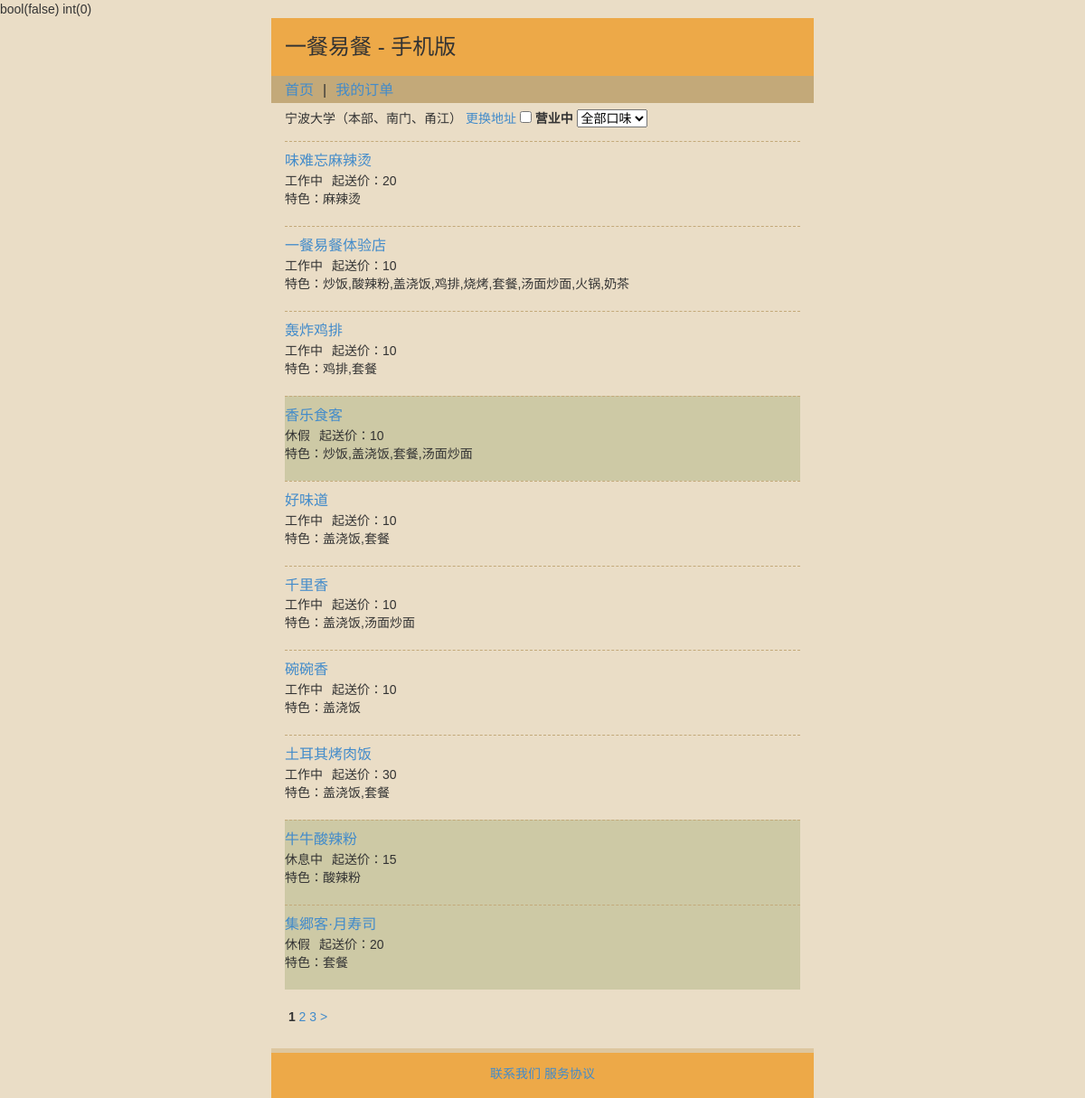
Page /restaurant/ndbny on the committed database.
### tables this page shows
CREATE TABLE `storeIntro` (
  `storeId` int(11) NOT NULL AUTO_INCREMENT,
  `delivery_order` char(1) NOT NULL DEFAULT '0',
  `max_order` int(11) NOT NULL DEFAULT '50',
  `storeName` varchar(50) NOT NULL,
  `location` varchar(100) NOT NULL,
  `imgLoc` varchar(30) DEFAULT NULL,
  `user_in_charge_time` datetime DEFAULT NULL,
  `state` char(1) NOT NULL DEFAULT '1',
  `loginId` varchar(50) NOT NULL,
  `loginPasswd` char(41) NOT NULL,
  `email` varchar(50) DEFAULT NULL,
  `telephone` varchar(15) NOT NULL,
  `telephone_1` varchar(15) DEFAULT NULL,
  `telephone_2` varchar(15) DEFAULT NULL,
  `openTime_1` time NOT NULL,
  `closeTime_1` time NOT NULL,
  `openTime_2` time NOT NULL,
  `closeTime_2` time NOT NULL,
  `briefIntroduction` varchar(500) DEFAULT NULL,
  `qisongjia` varchar(100) DEFAULT NULL,
  `yinyeshijian` varchar(100) DEFAULT NULL,
  `gonggao` varchar(500) DEFAULT NULL,
  `contact_phone` varchar(100) DEFAULT NULL,
  `createTime` date NOT NULL,
  `total_buyer_month` int(11) DEFAULT '0',
  `total_score_month` int(11) DEFAULT '0',
  `total_score_num_month` int(11) DEFAULT '0',
  PRIMARY KEY (`storeId`)
);

### application/controllers/restaurant.php (called while the page is built, shortened)
<?php
class Restaurant extends CI_Controller{
	public function __construct() {
		$this->load->helper('url');
		$this->load->model('store_info');
		$this->load->library('get_db_info');
		$this->load->library('pagination');
	}
	public function index($shortName){
		$opening=$this->input->get("opening");
		$taste=$this->input->get("taste");
		if(!$taste)
			$taste=0;
		$data['taste']=$taste;
		$data['opening'] =$opening;
		var_dump($opening);
		var_dump($taste);
		$university_id = $this->get_db_info->get_university_id_with_short_name($shortName);
		$data['store_type'] = $this->store_info->get_store_type();
		$data['college'] = $this->get_db_info->get_univeristy_full_with_short_name($shortName);
		$data['pageName'] = $shortName;
		$data['university_id'] = $university_id;
		$config['base_url']=constant("mycycbase")."/restaurant/".$shortName;
		$config['total_rows']=$this->store_info->count_store_num($university_id, $opening, $taste);
		$config['per_page']=10;
		$config['uri_segment']=3;
		if($opening)
			$config['suffix']="?opening=on&taste=$taste";
		else
			$config['suffix']="?taste=$taste";
		$config['first_url']=$config['base_url']."/".$config['suffix'];
		$this->pagination->initialize($config);
		$page=($this->uri->segment(3))?$this->uri->segment(3):0;
		$data['store_info']=$this->store_info->get_store_info_limit($university_id, $opening, $taste, $config['per_page'], $page);
		$data['links']=$this->pagination->create_links();
		$this->load->view('templates/header', $data);
		$this->load->view('restaurant/list', $data);
		$this->load->view('templates/footer', $data);
	}
}
?>

### index.php (called while the page is built, shortened)
<?php
require_once BASEPATH.'core/CodeIgniter.php';

### application/libraries/get_db_info.php (called while the page is built, shortened)
<?php
	class Get_db_info {
		function __construct() {
			$this->CI = & get_instance();
		}
		function db_one( $select_column,
							  $where_column,
							  $where_value,
							  $table_name) {
			$q = $this->CI->db->select($select_column)
						  ->where($where_column, $where_value)
						  ->get($table_name);
			if ($q->num_rows() > 0)
				return $q->row_array()[$select_column];
			return false;
		}
		function get_university_id_with_short_name($short_name) {
			return $this->db_one('schoolId', 'schoolShortName', $short_name,
								 'schoolInfo');
		}
	}

### application/models/store_info.php (called while the page is built, shortened)
<?php
	class Store_info extends CI_Model {
		private function query_store_info($univ_id, &$row){
				$store_id = $row['storeId'];
				$query_2 = $this->db->query("SELECT storeTypeName
								  FROM storeType
								  JOIN eachStoreType
								  ON storeType.storeTypeId=eachStoreType.storeTypeId
								  WHERE eachStoreType.storeId=$store_id");
				$count = 0;
				$each_store_type = "";
				foreach ($query_2->result() as $row_2) {
					if ($count++)
						$each_store_type .= ',' . $row_2->storeTypeName;
					else
						$each_store_type = $row_2->storeTypeName;
				}
				$row['each_store_type'] = $each_store_type;
				$row['state_choise'] = 'closed';
				if ($this->state_name->is_work_state($row['state']))
					$row['state_choise'] = 'open';
				$row['state'] = $this->state_name->get_state_name($row['state']);
				$q_3 = $this->db->select('delivery_cost')
								->where('storeId', $store_id)
								->where('belongTo', $univ_id)
								->get('storeLoc');
				$row['delivery_cost'] = $q_3->row_array()['delivery_cost'];
		}
		function get_store_info_limit($university_id, $opening, $taste, $limit, $start){
			$query=$this->db->select("storeintro.storeId, storeName, state, total_buyer_month")
							->from("storeintro")
							->join("storeloc", "storeintro.storeID = storeloc.storeId")
							->where("storeloc.belongto", $university_id)
							->where("storeintro.state !=", '5')
							->where("storeintro.delivery_order", '0');
			$query=$query->order_by("total_buyer_month", "desc")
						 ->limit($limit, $start)
						 ->get();
			foreach ($query->result_array() as $row) {
				$this->query_store_info($university_id, $row);
				$store_info[] = $row;
			}
			return $store_info;
		}
		function get_store_type() {
			$this->db->select('storeTypeName');
			$query = $this->db->get('storeType');
			foreach ($query->result_array() as $row)
				$store_type[] = $row;
			return $store_type;
		}
	}

### application/libraries/state_name.php (called while the page is built, shortened)
<?php
	class State_name {
		var $state = array('工作中','休息中','已打烊',
						   '太忙了暂不接受新订单','休假','退出一餐易餐');
		public function get_state_name($state_id) {
			return $this->state[$state_id];
		}
	}

### application/views/restaurant/restaurant_body.php (the view, shortened to what this page needs)
<?php
	foreach ($store_info as $val) {
		if($val['state_choise']!="open")
			$state="closed";
		else
			$state="";
?>
		<div class="info <?=$state?>">
			<hr />
			<div class="name"><a href="<?=constant("mycycbase")?>/store/<?=$university_id?>/<?=$val['storeId']?>/"><?=$val['storeName']?></a></div>
			<div class="status"><span><?=$val['state']?></span><span class="deliver-amount">起送价：<?=$val['delivery_cost']?></span></div>
			<div class='special'>特色：<?=$val['each_store_type']?></div>
		</div>
<?php
	}
?><br/>
<p><?php echo $links;?></p>

### application/views/templates/header.php (shortened to what this page needs)
<!DOCTYPE html>
<html>
<head>
	<link href="<?=constant("mycycbase")?>/css/bootstrap.min.css" rel="stylesheet">
	<link href="<?=constant("mycycbase")?>/css/main.css" rel="stylesheet">
</head>
<body>
	<div class="container">
		<div id="header">
			<div id="title">一餐易餐 - 手机版</div>
			<div id="navi">
				<ul>
					<li><a href="<?=constant("mycycbase")?>">首页</a></li>
					<li>|</li>
					<li><a href="">我的订单</a></li>
				</ul>
			</div>
		</div>
		<div id="thin">

### application/views/restaurant/list.php (shortened to what this page needs)
<div class="address">
	<?php
		echo $college;
	?>
	<a href=<?=constant("mycycbase")."/deletecookie"?>>更换地址</a>
	<form action=<?=constant("mycycbase").'/restaurant/'.$pageName.'/'?> method="get" id="filter">
		<input type="checkbox" name="opening" id="opening" <?php if($opening)echo "checked" ?>/>
		<label for="opening">营业中</label>
		<select name="taste" id="taste_choice">
			<option value="0">全部口味</option>
		</select>
	</form>
</div>
<div class="restaurant">
	<?php require("restaurant_body.php");?>
</div>

### application/views/templates/footer.php
		</div>
		<div class="footer-line1"></div>
		<div class="footer-line2">
			<div>
			<a href=<?=constant("mycycbase")."/contact"?>>联系我们</a>
			<a href=<?=constant("mycycbase")."/service"?>>服务协议</a>
			</div>
		</div>
	</div>
</body>
</html>

### css/main.css (style rules this page uses)
body { font-family: "微软雅黑", sans-serif; background-color: #EADDC6; }
.container { max-width: 600px; padding-left: 0; padding-right: 0; }
#title { background-color:#EDA948; padding: 15px 15px; font-size: 24px; }
#navi { background-color:#C3A979; padding-top: 5px; padding-left:15px; height: 30px; font-size:16px; }
#navi ul { display:inline; list-style:none; }
#navi ul li { float: left; margin-right:10px; }
.footer-line1 { margin-top: 10px; height: 5px; background-color:#DDC7A0; }
.footer-line2 { height: 50px; background-color:#EDA948; text-align:center; padding-top: 13px; }
#thin { padding:5px 15px; }
.info { padding-bottom:10px; }
.info .name { margin-top:10px; font-size: 16px; }
.info .deliver-amount { margin-left: 10px; }
.info .special { margin-bottom:10px; }
hr { margin-top: 0px; margin-bottom: 0px; border-top: 1px dashed #C3A979; }
.closed { background-color: #CDC9A5; }
.address { margin-bottom:10px; }
#filter { display:inline; }

### rows in the picture
storeintro: storeName "味难忘麻辣烫", state "工作中", delivery_cost "20", each_store_type "麻辣烫"
storeintro: storeName "一餐易餐体验店", state "工作中", delivery_cost "10", each_store_type "炒饭,酸辣粉,盖浇饭,鸡排,烧烤,套餐,汤面炒面,火锅,奶茶"
storeintro: storeName "轰炸鸡排", state "工作中", delivery_cost "10", each_store_type "鸡排,套餐"
storeintro: storeName "香乐食客", state "休假", delivery_cost "10", each_store_type "炒饭,盖浇饭,套餐,汤面炒面"
storeintro: storeName "好味道", state "工作中", delivery_cost "10", each_store_type "盖浇饭,套餐"
storeintro: storeName "千里香", state "工作中", delivery_cost "10", each_store_type "盖浇饭,汤面炒面"
storeintro: storeName "碗碗香", state "工作中", delivery_cost "10", each_store_type "盖浇饭"
storeintro: storeName "土耳其烤肉饭", state "工作中", delivery_cost "30", each_store_type "盖浇饭,套餐"
storeintro: storeName "牛牛酸辣粉", state "休息中", delivery_cost "15", each_store_type "酸辣粉"
storeintro: storeName "集郷客·月寿司", state "休假", delivery_cost "20", each_store_type "套餐"

### other values in the picture
$college "宁波大学（本部、南门、甬江）"
$links "1 2 3 >"
